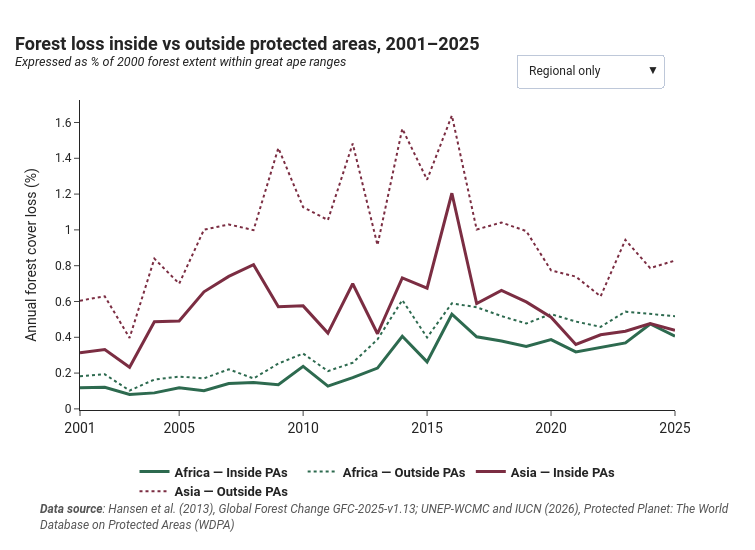

Write notebook code for a chart like this one.
### Code cell
# --- LINE FIGURE with country selector ---

ape_countries = ['Cameroon', 'Central African Republic', 'Democratic Republic of the Congo',
                  'Gabon', 'Nigeria', 'Republic of the Congo', 'Rwanda', 'Burundi',
                  'Tanzania', 'Uganda', 'Indonesia', 'Malaysia']

country_names = {
    'Democratic Republic of the Congo': 'DR Congo',
    'Republic of the Congo': 'Rep. of Congo',
    'Central African Republic': 'Central African Rep.'
}

# Load your country-level annual data (with corrected percentages)
country_annual = pd.read_csv(r"C:\Users\otmil\OneDrive - United Nations\Desktop\Career\Great Ape Conservation Project\pa_effectiveness_by_country_combined.csv")
country_annual = country_annual[country_annual['country'].isin(ape_countries)].copy()
country_annual['display_name'] = country_annual['country'].replace(country_names)

fig_line_pa = go.Figure()

# --- Regional traces (always visible, indices 0-3) ---
fig_line_pa.add_trace(go.Scatter(
    x=africa['year'], y=africa['loss_pct_inside_pa'],
    name='<b>Africa — Inside PAs</b>',
    mode='lines', line=dict(color='#2d6a4f', width=3),
    hovertemplate='<b>Africa — Inside PAs</b><br>%{y:.2f}%<extra></extra>',
    visible=True
))
fig_line_pa.add_trace(go.Scatter(
    x=africa['year'], y=africa['loss_pct_outside_pa'],
    name='<b>Africa — Outside PAs</b>',
    mode='lines', line=dict(color='#2d6a4f', width=2, dash='dot'),
    hovertemplate='<b>Africa — Outside PAs</b><br>%{y:.2f}%<extra></extra>',
    visible=True
))
fig_line_pa.add_trace(go.Scatter(
    x=asia['year'], y=asia['loss_pct_inside_pa'],
    name='<b>Asia — Inside PAs</b>',
    mode='lines', line=dict(color='#7b2d42', width=3),
    hovertemplate='<b>Asia — Inside PAs</b><br>%{y:.2f}%<extra></extra>',
    visible=True
))
fig_line_pa.add_trace(go.Scatter(
    x=asia['year'], y=asia['loss_pct_outside_pa'],
    name='<b>Asia — Outside PAs</b>',
    mode='lines', line=dict(color='#7b2d42', width=2, dash='dot'),
    hovertemplate='<b>Asia — Outside PAs</b><br>%{y:.2f}%<extra></extra>',
    visible=True
))

# --- Country traces (one pair per country, hidden by default) ---
country_trace_start = len(fig_line_pa.data)  # index 4, where country traces begin

for country in ape_countries:
    subset = country_annual[country_annual['country'] == country].sort_values('year')
    name = subset['display_name'].iloc[0]

    fig_line_pa.add_trace(go.Scatter(
        x=subset['year'], y=subset['loss_pct_inside_pa'],
        name=f'<b>{name} — Inside PAs</b>',
        mode='lines', line=dict(color='#4472C4', width=3),
        hovertemplate=f'<b>{name} — Inside PAs</b><br>%{{y:.2f}}%<extra></extra>',
        visible=False
    ))
    fig_line_pa.add_trace(go.Scatter(
        x=subset['year'], y=subset['loss_pct_outside_pa'],
        name=f'<b>{name} — Outside PAs</b>',
        mode='lines', line=dict(color='#4472C4', width=2, dash='dot'),
        hovertemplate=f'<b>{name} — Outside PAs</b><br>%{{y:.2f}}%<extra></extra>',
        visible=False
    ))

# --- Build dropdown buttons ---
total_traces = len(fig_line_pa.data)

def visibility_mask(selected_country_idx=None):
    """First 4 (regional) always visible; only the selected country's pair visible."""
    mask = [True, True, True, True] + [False] * (total_traces - 4)
    if selected_country_idx is not None:
        pair_start = country_trace_start + (selected_country_idx * 2)
        mask[pair_start] = True
        mask[pair_start + 1] = True
    return mask

buttons = [
    dict(
        label='Regional only',
        method='restyle',
        args=[{'visible': visibility_mask()}]
    )
]

for i, country in enumerate(ape_countries):
    name = country_names.get(country, country)
    buttons.append(dict(
        label=name,
        method='restyle',
        args=[{'visible': visibility_mask(i)}]
    ))

# --- Layout ---
fig_line_pa.update_layout(
    width=755,
    autosize=False,
    title=dict(
        text='<b>Forest loss inside vs outside protected areas, 2001–2025</b><br>'
             '<sup><i>Expressed as % of 2000 forest extent within great ape ranges</i></sup>',
        x=0.02
    ),
    yaxis=dict(title='Annual forest cover loss (%)', showgrid=False),
    xaxis=dict(
        tickfont=dict(size=14),
        tickmode='array',
        tickvals=[2001, 2005, 2010, 2015, 2020, 2025],
        showgrid=False
    ),
    hoverlabel=dict(bgcolor='white', bordercolor='#333333', font_size=13, align='left'),
    updatemenus=[dict(
        buttons=buttons,
        direction='down',
        x=0.98, y=1.15,
        xanchor='right',
        showactive=True
    )],
    **LAYOUT_SHARED
)
fig_line_pa.add_annotation(
    text="<b>Data source</b>: Hansen et al. (2013), Global Forest Change GFC-2025-v1.13; UNEP-WCMC and IUCN (2026), Protected Planet: The World <br>Database on Protected Areas (WDPA)",
    xref='paper', yref='paper',
    x=-0.07, y=-0.40,
    showarrow=False,
    font=dict(size=12, color='#555555', style='italic'),
    xanchor='left',
    align='left'
)

fig_line_pa.show()

### Figure 1 — Plotly figure (JSON) as saved in the notebook; plotly's stock layout.template omitted (floating-point values rounded to 4 significant figures)
{"data": [{"hovertemplate": "<b>Africa — Inside PAs</b><br>%{y:.2f}%<extra></extra>", "line": {"color": "#2d6a4f", "width": 3}, "mode": "lines", "name": "<b>Africa — Inside PAs</b>", "type": "scatter", "visible": true, "x": [2001, 2002, 2003, 2004, 2005, 2006, 2007, 2008, 2009, 2010, 2011, 2012, 2013, 2014, 2015, 2016, 2017, 2018, 2019, 2020, 2021, 2022, 2023, 2024, 2025], "y": [0.1183, 0.1212, 0.08037, 0.08942, 0.1177, 0.102, 0.1416, 0.1474, 0.1346, 0.2379, 0.127, 0.175, 0.2279, 0.4056, 0.2627, 0.5288, 0.4028, 0.3788, 0.3487, 0.3872, 0.3181, 0.3442, 0.3688, 0.4744, 0.4062]}, {"hovertemplate": "<b>Africa — Outside PAs</b><br>%{y:.2f}%<extra></extra>", "line": {"color": "#2d6a4f", "dash": "dot", "width": 2}, "mode": "lines", "name": "<b>Africa — Outside PAs</b>", "type": "scatter", "visible": true, "x": [2001, 2002, 2003, 2004, 2005, 2006, 2007, 2008, 2009, 2010, 2011, 2012, 2013, 2014, 2015, 2016, 2017, 2018, 2019, 2020, 2021, 2022, 2023, 2024, 2025], "y": [0.1829, 0.1932, 0.1025, 0.1638, 0.1804, 0.1704, 0.221, 0.17, 0.2531, 0.3092, 0.2112, 0.2576, 0.3878, 0.6075, 0.3988, 0.5898, 0.5677, 0.5185, 0.477, 0.5297, 0.4879, 0.4584, 0.5433, 0.5324, 0.5178]}, {"hovertemplate": "<b>Asia — Inside PAs</b><br>%{y:.2f}%<extra></extra>", "line": {"color": "#7b2d42", "width": 3}, "mode": "lines", "name": "<b>Asia — Inside PAs</b>", "type": "scatter", "visible": true, "x": [2001, 2002, 2003, 2004, 2005, 2006, 2007, 2008, 2009, 2010, 2011, 2012, 2013, 2014, 2015, 2016, 2017, 2018, 2019, 2020, 2021, 2022, 2023, 2024, 2025], "y": [0.3132, 0.3314, 0.2323, 0.4873, 0.4914, 0.6542, 0.7401, 0.8052, 0.5712, 0.5755, 0.4236, 0.6989, 0.4198, 0.7316, 0.6745, 1.205, 0.5883, 0.6623, 0.5977, 0.5118, 0.3597, 0.4142, 0.4336, 0.477, 0.4391]}, {"hovertemplate": "<b>Asia — Outside PAs</b><br>%{y:.2f}%<extra></extra>", "line": {"color": "#7b2d42", "dash": "dot", "width": 2}, "mode": "lines", "name": "<b>Asia — Outside PAs</b>", "type": "scatter", "visible": true, "x": [2001, 2002, 2003, 2004, 2005, 2006, 2007, 2008, 2009, 2010, 2011, 2012, 2013, 2014, 2015, 2016, 2017, 2018, 2019, 2020, 2021, 2022, 2023, 2024, 2025], "y": [0.6046, 0.6289, 0.3966, 0.8393, 0.6995, 1.001, 1.031, 0.9988, 1.457, 1.127, 1.055, 1.482, 0.915, 1.565, 1.28, 1.639, 1.002, 1.041, 0.9932, 0.774, 0.7389, 0.6284, 0.9442, 0.7868, 0.8287]}, {"hovertemplate": "<b>Cameroon — Inside PAs</b><br>%{y:.2f}%<extra></extra>", "line": {"color": "#4472C4", "width": 3}, "mode": "lines", "name": "<b>Cameroon — Inside PAs</b>", "type": "scatter", "visible": false, "x": [2001, 2002, 2003, 2004, 2005, 2006, 2007, 2008, 2009, 2010, 2011, 2012, 2013, 2014, 2015, 2016, 2017, 2018, 2019, 2020, 2021, 2022, 2023, 2024, 2025], "y": [0.01216, 0.007065, 0.005451, 0.006421, 0.00593, 0.008153, 0.01306, 0.005971, 0.01329, 0.02352, 0.00926, 0.01401, 0.03104, 0.06632, 0.01946, 0.03517, 0.04015, 0.03202, 0.03187, 0.03942, 0.03531, 0.02749, 0.03791, 0.03896, 0.04337]}, {"hovertemplate": "<b>Cameroon — Outside PAs</b><br>%{y:.2f}%<extra></extra>", "line": {"color": "#4472C4", "dash": "dot", "width": 2}, "mode": "lines", "name": "<b>Cameroon — Outside PAs</b>", "type": "scatter", "visible": false, "x": [2001, 2002, 2003, 2004, 2005, 2006, 2007, 2008, 2009, 2010, 2011, 2012, 2013, 2014, 2015, 2016, 2017, 2018, 2019, 2020, 2021, 2022, 2023, 2024, 2025], "y": [0.1175, 0.07736, 0.0876, 0.0642, 0.06743, 0.1006, 0.1215, 0.1148, 0.1148, 0.1197, 0.08674, 0.1461, 0.3109, 0.8114, 0.3151, 0.4792, 0.6484, 0.5124, 0.4583, 0.9336, 0.6283, 0.592, 0.683, 0.7153, 0.6966]}, {"hovertemplate": "<b>Central African Rep. — Inside PAs</b><br>%{y:.2f}%<extra></extra>", "line": {"color": "#4472C4", "width": 3}, "mode": "lines", "name": "<b>Central African Rep. — Inside PAs</b>", "type": "scatter", "visible": false, "x": [2001, 2002, 2003, 2004, 2005, 2006, 2007, 2008, 2009, 2010, 2011, 2012, 2013, 2014, 2015, 2016, 2017, 2018, 2019, 2020, 2021, 2022, 2023, 2024, 2025], "y": [0.03278, 0.01559, 0.005118, 0.005856, 0.01127, 0.03313, 0.01739, 0.01146, 0.0112, 0.06145, 0.01731, 0.02408, 0.02316, 0.03632, 0.01592, 0.07009, 0.07262, 0.02934, 0.0429, 0.06896, 0.05255, 0.03046, 0.03283, 0.06259, 0.04445]}, {"hovertemplate": "<b>Central African Rep. — Outside PAs</b><br>%{y:.2f}%<extra></extra>", "line": {"color": "#4472C4", "dash": "dot", "width": 2}, "mode": "lines", "name": "<b>Central African Rep. — Outside PAs</b>", "type": "scatter", "visible": false, "x": [2001, 2002, 2003, 2004, 2005, 2006, 2007, 2008, 2009, 2010, 2011, 2012, 2013, 2014, 2015, 2016, 2017, 2018, 2019, 2020, 2021, 2022, 2023, 2024, 2025], "y": [0.08024, 0.0706, 0.02045, 0.03739, 0.05096, 0.07937, 0.07754, 0.05758, 0.09432, 0.1064, 0.06616, 0.1069, 0.08491, 0.1163, 0.06633, 0.2189, 0.1491, 0.09097, 0.1395, 0.1519, 0.1963, 0.1433, 0.1249, 0.1534, 0.2255]}, {"hovertemplate": "<b>DR Congo — Inside PAs</b><br>%{y:.2f}%<extra></extra>", "line": {"color": "#4472C4", "width": 3}, "mode": "lines", "name": "<b>DR Congo — Inside PAs</b>", "type": "scatter", "visible": false, "x": [2001, 2002, 2003, 2004, 2005, 2006, 2007, 2008, 2009, 2010, 2011, 2012, 2013, 2014, 2015, 2016, 2017, 2018, 2019, 2020, 2021, 2022, 2023, 2024, 2025], "y": [0.09684, 0.07682, 0.05179, 0.06971, 0.0922, 0.07671, 0.08476, 0.0795, 0.1074, 0.1351, 0.08981, 0.1137, 0.2296, 0.2722, 0.184, 0.2741, 0.2515, 0.3025, 0.2639, 0.2686, 0.2655, 0.2649, 0.3162, 0.4247, 0.3351]}, {"hovertemplate": "<b>DR Congo — Outside PAs</b><br>%{y:.2f}%<extra></extra>", "line": {"color": "#4472C4", "dash": "dot", "width": 2}, "mode": "lines", "name": "<b>DR Congo — Outside PAs</b>", "type": "scatter", "visible": false, "x": [2001, 2002, 2003, 2004, 2005, 2006, 2007, 2008, 2009, 2010, 2011, 2012, 2013, 2014, 2015, 2016, 2017, 2018, 2019, 2020, 2021, 2022, 2023, 2024, 2025], "y": [0.2073, 0.2541, 0.1266, 0.1914, 0.2229, 0.203, 0.2712, 0.1806, 0.3318, 0.3312, 0.2459, 0.2802, 0.5346, 0.7752, 0.52, 0.7714, 0.7686, 0.7244, 0.692, 0.6881, 0.6212, 0.6283, 0.6949, 0.6874, 0.6222]}, {"hovertemplate": "<b>Gabon — Inside PAs</b><br>%{y:.2f}%<extra></extra>", "line": {"color": "#4472C4", "width": 3}, "mode": "lines", "name": "<b>Gabon — Inside PAs</b>", "type": "scatter", "visible": false, "x": [2001, 2002, 2003, 2004, 2005, 2006, 2007, 2008, 2009, 2010, 2011, 2012, 2013, 2014, 2015, 2016, 2017, 2018, 2019, 2020, 2021, 2022, 2023, 2024, 2025], "y": [0.02241, 0.06493, 0.05653, 0.04365, 0.04358, 0.09243, 0.03855, 0.04973, 0.03607, 0.02501, 0.05984, 0.03787, 0.1416, 0.1316, 0.05746, 0.0327, 0.1068, 0.09509, 0.08999, 0.06266, 0.03491, 0.07398, 0.05375, 0.05111, 0.04709]}, {"hovertemplate": "<b>Gabon — Outside PAs</b><br>%{y:.2f}%<extra></extra>", "line": {"color": "#4472C4", "dash": "dot", "width": 2}, "mode": "lines", "name": "<b>Gabon — Outside PAs</b>", "type": "scatter", "visible": false, "x": [2001, 2002, 2003, 2004, 2005, 2006, 2007, 2008, 2009, 2010, 2011, 2012, 2013, 2014, 2015, 2016, 2017, 2018, 2019, 2020, 2021, 2022, 2023, 2024, 2025], "y": [0.06344, 0.05327, 0.06904, 0.04199, 0.07517, 0.0678, 0.07313, 0.06709, 0.08516, 0.04376, 0.07153, 0.08104, 0.1756, 0.2057, 0.1049, 0.1552, 0.1644, 0.116, 0.1224, 0.09371, 0.08389, 0.1323, 0.08436, 0.1233, 0.1006]}, {"hovertemplate": "<b>Nigeria — Inside PAs</b><br>%{y:.2f}%<extra></extra>", "line": {"color": "#4472C4", "width": 3}, "mode": "lines", "name": "<b>Nigeria — Inside PAs</b>", "type": "scatter", "visible": false, "x": [2001, 2002, 2003, 2004, 2005, 2006, 2007, 2008, 2009, 2010, 2011, 2012, 2013, 2014, 2015, 2016, 2017, 2018, 2019, 2020, 2021, 2022, 2023, 2024, 2025], "y": [0.1619, 0.3526, 0.0513, 0.06663, 0.0793, 0.1358, 0.09572, 0.1784, 0.1578, 0.1969, 0.2518, 0.2601, 0.3142, 0.3921, 0.244, 0.4991, 0.7116, 0.7264, 0.4762, 0.5493, 0.597, 0.4844, 0.5539, 0.5685, 0.9139]}, {"hovertemplate": "<b>Nigeria — Outside PAs</b><br>%{y:.2f}%<extra></extra>", "line": {"color": "#4472C4", "dash": "dot", "width": 2}, "mode": "lines", "name": "<b>Nigeria — Outside PAs</b>", "type": "scatter", "visible": false, "x": [2001, 2002, 2003, 2004, 2005, 2006, 2007, 2008, 2009, 2010, 2011, 2012, 2013, 2014, 2015, 2016, 2017, 2018, 2019, 2020, 2021, 2022, 2023, 2024, 2025], "y": [0.06101, 0.1593, 0.08738, 0.1404, 0.0557, 0.231, 0.1078, 0.1224, 0.1001, 0.117, 0.3524, 0.09281, 0.2373, 0.497, 0.2164, 0.2993, 0.9632, 0.7096, 0.7429, 0.5904, 0.6936, 0.9324, 1.032, 0.9682, 1.166]}, {"hovertemplate": "<b>Rep. of Congo — Inside PAs</b><br>%{y:.2f}%<extra></extra>", "line": {"color": "#4472C4", "width": 3}, "mode": "lines", "name": "<b>Rep. of Congo — Inside PAs</b>", "type": "scatter", "visible": false, "x": [2001, 2002, 2003, 2004, 2005, 2006, 2007, 2008, 2009, 2010, 2011, 2012, 2013, 2014, 2015, 2016, 2017, 2018, 2019, 2020, 2021, 2022, 2023, 2024, 2025], "y": [0.04532, 0.02701, 0.04461, 0.01691, 0.03631, 0.04355, 0.04883, 0.0148, 0.01992, 0.1126, 0.03849, 0.06651, 0.06812, 0.09183, 0.04317, 0.1101, 0.07709, 0.0779, 0.07417, 0.08483, 0.05967, 0.08277, 0.05807, 0.3398, 0.1906]}, {"hovertemplate": "<b>Rep. of Congo — Outside PAs</b><br>%{y:.2f}%<extra></extra>", "line": {"color": "#4472C4", "dash": "dot", "width": 2}, "mode": "lines", "name": "<b>Rep. of Congo — Outside PAs</b>", "type": "scatter", "visible": false, "x": [2001, 2002, 2003, 2004, 2005, 2006, 2007, 2008, 2009, 2010, 2011, 2012, 2013, 2014, 2015, 2016, 2017, 2018, 2019, 2020, 2021, 2022, 2023, 2024, 2025], "y": [0.08165, 0.09148, 0.06765, 0.03262, 0.05281, 0.09524, 0.0926, 0.0553, 0.05742, 0.1367, 0.1153, 0.1071, 0.2138, 0.2652, 0.1629, 0.5037, 0.2279, 0.2177, 0.2589, 0.231, 0.1485, 0.2174, 0.1957, 0.32, 0.1687]}, {"hovertemplate": "<b>Rwanda — Inside PAs</b><br>%{y:.2f}%<extra></extra>", "line": {"color": "#4472C4", "width": 3}, "mode": "lines", "name": "<b>Rwanda — Inside PAs</b>", "type": "scatter", "visible": false, "x": [2001, 2002, 2003, 2004, 2005, 2006, 2007, 2008, 2009, 2010, 2011, 2012, 2013, 2014, 2015, 2016, 2017, 2018, 2019, 2020, 2021, 2022, 2023, 2024, 2025], "y": [0.03295, 0.0135, 0.05433, 0.01744, 0.01982, 0.04989, 0.02207, 0.04202, 0.02163, 0.04364, 0.02551, 0.01275, 0.08272, 0.1691, 0.05539, 0.08697, 0.04164, 0.1002, 0.03476, 0.3167, 0.1028, 0.02363, 0.04564, 0.09829, 0.08803]}, {"hovertemplate": "<b>Rwanda — Outside PAs</b><br>%{y:.2f}%<extra></extra>", "line": {"color": "#4472C4", "dash": "dot", "width": 2}, "mode": "lines", "name": "<b>Rwanda — Outside PAs</b>", "type": "scatter", "visible": false, "x": [2001, 2002, 2003, 2004, 2005, 2006, 2007, 2008, 2009, 2010, 2011, 2012, 2013, 2014, 2015, 2016, 2017, 2018, 2019, 2020, 2021, 2022, 2023, 2024, 2025], "y": [0.306, 0.1497, 0.2624, 0.3212, 0.1408, 0.07709, 0.2132, 0.2195, 0.2794, 0.2206, 0.1809, 0.1882, 0.8312, 1.028, 0.6405, 0.9387, 0.8026, 1.64, 0.9649, 1.178, 1.169, 0.8642, 1.243, 1.493, 1.413]}, {"hovertemplate": "<b>Burundi — Inside PAs</b><br>%{y:.2f}%<extra></extra>", "line": {"color": "#4472C4", "width": 3}, "mode": "lines", "name": "<b>Burundi — Inside PAs</b>", "type": "scatter", "visible": false, "x": [2001, 2002, 2003, 2004, 2005, 2006, 2007, 2008, 2009, 2010, 2011, 2012, 2013, 2014, 2015, 2016, 2017, 2018, 2019, 2020, 2021, 2022, 2023, 2024, 2025], "y": [0.1175, 0.04421, 0.1364, 0.02744, 0.06021, 0.03521, 0.08933, 0.1143, 0.05976, 0.1186, 0.04726, 0.0878, 0.1062, 0.2326, 0.2163, 0.2829, 0.1916, 0.3151, 0.2055, 0.2348, 0.148, 0.1791, 0.09786, 0.1375, 0.1736]}, {"hovertemplate": "<b>Burundi — Outside PAs</b><br>%{y:.2f}%<extra></extra>", "line": {"color": "#4472C4", "dash": "dot", "width": 2}, "mode": "lines", "name": "<b>Burundi — Outside PAs</b>", "type": "scatter", "visible": false, "x": [2001, 2002, 2003, 2004, 2005, 2006, 2007, 2008, 2009, 2010, 2011, 2012, 2013, 2014, 2015, 2016, 2017, 2018, 2019, 2020, 2021, 2022, 2023, 2024, 2025], "y": [0.1151, 0.09859, 0.1038, 0.07444, 0.09536, 0.03331, 0.1815, 0.2075, 0.1025, 0.1782, 0.1057, 0.0539, 0.1568, 0.1983, 0.2004, 0.2004, 0.2547, 0.3265, 0.2464, 0.2529, 0.3535, 0.1979, 0.2529, 0.2761, 0.3311]}, {"hovertemplate": "<b>Tanzania — Inside PAs</b><br>%{y:.2f}%<extra></extra>", "line": {"color": "#4472C4", "width": 3}, "mode": "lines", "name": "<b>Tanzania — Inside PAs</b>", "type": "scatter", "visible": false, "x": [2001, 2002, 2003, 2004, 2005, 2006, 2007, 2008, 2009, 2010, 2011, 2012, 2013, 2014, 2015, 2016, 2017, 2018, 2019, 2020, 2021, 2022, 2023, 2024, 2025], "y": [0.04407, 0.01457, 0.02132, 0.01777, 0.0307, 0.02086, 0.0361, 0.01509, 0.02074, 0.0295, 0.02846, 0.05027, 0.1116, 0.1433, 0.1723, 0.06368, 0.08728, 0.08971, 0.09749, 0.09909, 0.1657, 0.1285, 0.1712, 0.1583, 0.2679]}, {"hovertemplate": "<b>Tanzania — Outside PAs</b><br>%{y:.2f}%<extra></extra>", "line": {"color": "#4472C4", "dash": "dot", "width": 2}, "mode": "lines", "name": "<b>Tanzania — Outside PAs</b>", "type": "scatter", "visible": false, "x": [2001, 2002, 2003, 2004, 2005, 2006, 2007, 2008, 2009, 2010, 2011, 2012, 2013, 2014, 2015, 2016, 2017, 2018, 2019, 2020, 2021, 2022, 2023, 2024, 2025], "y": [0.07435, 0.04922, 0.03856, 0.05266, 0.08865, 0.0505, 0.1991, 0.1237, 0.1744, 0.103, 0.1221, 0.2867, 0.3205, 0.4273, 0.2214, 0.3848, 0.4979, 0.4803, 0.3565, 0.588, 0.4746, 0.3909, 0.9404, 0.7091, 0.7512]}, {"hovertemplate": "<b>Uganda — Inside PAs</b><br>%{y:.2f}%<extra></extra>", "line": {"color": "#4472C4", "width": 3}, "mode": "lines", "name": "<b>Uganda — Inside PAs</b>", "type": "scatter", "visible": false, "x": [2001, 2002, 2003, 2004, 2005, 2006, 2007, 2008, 2009, 2010, 2011, 2012, 2013, 2014, 2015, 2016, 2017, 2018, 2019, 2020, 2021, 2022, 2023, 2024, 2025], "y": [0.08136, 0.02151, 0.02404, 0.04899, 0.05468, 0.07015, 0.04791, 0.02896, 0.1075, 0.08093, 0.06213, 0.07195, 0.2979, 0.2464, 0.184, 0.1506, 0.2893, 0.205, 0.2228, 0.3089, 0.188, 0.1105, 0.1634, 0.1123, 0.1349]}, {"hovertemplate": "<b>Uganda — Outside PAs</b><br>%{y:.2f}%<extra></extra>", "line": {"color": "#4472C4", "dash": "dot", "width": 2}, "mode": "lines", "name": "<b>Uganda — Outside PAs</b>", "type": "scatter", "visible": false, "x": [2001, 2002, 2003, 2004, 2005, 2006, 2007, 2008, 2009, 2010, 2011, 2012, 2013, 2014, 2015, 2016, 2017, 2018, 2019, 2020, 2021, 2022, 2023, 2024, 2025], "y": [0.1803, 0.06027, 0.07012, 0.1898, 0.2228, 0.1375, 0.137, 0.0913, 0.2727, 0.1189, 0.09138, 0.1464, 0.5632, 0.4249, 0.3201, 0.4576, 0.6717, 0.8725, 0.6741, 0.8468, 0.7007, 0.7387, 0.9291, 0.9222, 1.022]}, {"hovertemplate": "<b>Indonesia — Inside PAs</b><br>%{y:.2f}%<extra></extra>", "line": {"color": "#4472C4", "width": 3}, "mode": "lines", "name": "<b>Indonesia — Inside PAs</b>", "type": "scatter", "visible": false, "x": [2001, 2002, 2003, 2004, 2005, 2006, 2007, 2008, 2009, 2010, 2011, 2012, 2013, 2014, 2015, 2016, 2017, 2018, 2019, 2020, 2021, 2022, 2023, 2024, 2025], "y": [0.08074, 0.2811, 0.6893, 0.1963, 0.1427, 0.1689, 0.9627, 0.127, 0.204, 0.06045, 0.131, 0.2483, 0.06865, 0.2332, 0.5444, 3.718, 0.1225, 0.08848, 0.1648, 0.08974, 0.04633, 0.07452, 0.1303, 0.07087, 0.1093]}, {"hovertemplate": "<b>Indonesia — Outside PAs</b><br>%{y:.2f}%<extra></extra>", "line": {"color": "#4472C4", "dash": "dot", "width": 2}, "mode": "lines", "name": "<b>Indonesia — Outside PAs</b>", "type": "scatter", "visible": false, "x": [2001, 2002, 2003, 2004, 2005, 2006, 2007, 2008, 2009, 2010, 2011, 2012, 2013, 2014, 2015, 2016, 2017, 2018, 2019, 2020, 2021, 2022, 2023, 2024, 2025], "y": [0.3684, 0.4807, 0.5665, 0.7055, 0.5914, 0.9343, 1.36, 1.076, 1.319, 0.902, 0.9804, 1.566, 0.8454, 1.378, 1.504, 2.713, 0.8266, 0.788, 0.8245, 0.6633, 0.4295, 0.5762, 1.054, 0.892, 0.7257]}, {"hovertemplate": "<b>Malaysia — Inside PAs</b><br>%{y:.2f}%<extra></extra>", "line": {"color": "#4472C4", "width": 3}, "mode": "lines", "name": "<b>Malaysia — Inside PAs</b>", "type": "scatter", "visible": false, "x": [2001, 2002, 2003, 2004, 2005, 2006, 2007, 2008, 2009, 2010, 2011, 2012, 2013, 2014, 2015, 2016, 2017, 2018, 2019, 2020, 2021, 2022, 2023, 2024, 2025], "y": [0.06576, 0.08118, 0.04773, 0.1658, 0.08787, 0.07098, 0.0529, 0.07566, 0.04016, 0.08947, 0.04854, 0.1018, 0.04172, 0.1035, 0.1732, 0.1946, 0.05305, 0.0385, 0.05329, 0.04775, 0.03803, 0.03944, 0.04097, 0.09102, 0.05751]}, {"hovertemplate": "<b>Malaysia — Outside PAs</b><br>%{y:.2f}%<extra></extra>", "line": {"color": "#4472C4", "dash": "dot", "width": 2}, "mode": "lines", "name": "<b>Malaysia — Outside PAs</b>", "type": "scatter", "visible": false, "x": [2001, 2002, 2003, 2004, 2005, 2006, 2007, 2008, 2009, 2010, 2011, 2012, 2013, 2014, 2015, 2016, 2017, 2018, 2019, 2020, 2021, 2022, 2023, 2024, 2025], "y": [0.9341, 0.8628, 0.5003, 1.416, 1.182, 1.479, 1.069, 1.438, 1.67, 1.764, 1.049, 1.527, 0.8751, 1.903, 1.525, 1.718, 1.43, 1.394, 1.402, 1.072, 1.031, 1.062, 1.294, 1.113, 1.026]}], "layout": {"annotations": [{"align": "left", "font": {"color": "#555555", "size": 12, "style": "italic"}, "showarrow": false, "text": "<b>Data source</b>: Hansen et al. (2013), Global Forest Change GFC-2025-v1.13; UNEP-WCMC and IUCN (2026), Protected Planet: The World <br>Database on Protected Areas (WDPA)", "x": -0.07, "xanchor": "left", "xref": "paper", "y": -0.4, "yref": "paper"}], "autosize": false, "font": {"family": "Roboto"}, "height": 550, "hoverlabel": {"align": "left", "bgcolor": "white", "bordercolor": "#333333", "font": {"size": 13}}, "hovermode": "closest", "legend": {"font": {"size": 13}, "orientation": "h", "x": 0.5, "xanchor": "center", "y": -0.15}, "margin": {"b": 140, "t": 100}, "modebar": {"remove": ["pan2d", "select2d", "lasso2d", "zoom2d"]}, "title": {"font": {"size": 18}, "text": "<b>Forest loss inside vs outside protected areas, 2001–2025</b><br><sup><i>Expressed as % of 2000 forest extent within great ape ranges</i></sup>", "x": 0.02}, "updatemenus": [{"buttons": [{"args": [{"visible": [true, true, true, true, false, false, false, false, false, false, false, false, false, false, false, false, false, false, false, false, false, false, false, false, false, false, false, false]}], "label": "Regional only", "method": "restyle"}, {"args": [{"visible": [true, true, true, true, true, true, false, false, false, false, false, false, false, false, false, false, false, false, false, false, false, false, false, false, false, false, false, false]}], "label": "Cameroon", "method": "restyle"}, {"args": [{"visible": [true, true, true, true, false, false, true, true, false, false, false, false, false, false, false, false, false, false, false, false, false, false, false, false, false, false, false, false]}], "label": "Central African Rep.", "method": "restyle"}, {"args": [{"visible": [true, true, true, true, false, false, false, false, true, true, false, false, false, false, false, false, false, false, false, false, false, false, false, false, false, false, false, false]}], "label": "DR Congo", "method": "restyle"}, {"args": [{"visible": [true, true, true, true, false, false, false, false, false, false, true, true, false, false, false, false, false, false, false, false, false, false, false, false, false, false, false, false]}], "label": "Gabon", "method": "restyle"}, {"args": [{"visible": [true, true, true, true, false, false, false, false, false, false, false, false, true, true, false, false, false, false, false, false, false, false, false, false, false, false, false, false]}], "label": "Nigeria", "method": "restyle"}, {"args": [{"visible": [true, true, true, true, false, false, false, false, false, false, false, false, false, false, true, true, false, false, false, false, false, false, false, false, false, false, false, false]}], "label": "Rep. of Congo", "method": "restyle"}, {"args": [{"visible": [true, true, true, true, false, false, false, false, false, false, false, false, false, false, false, false, true, true, false, false, false, false, false, false, false, false, false, false]}], "label": "Rwanda", "method": "restyle"}, {"args": [{"visible": [true, true, true, true, false, false, false, false, false, false, false, false, false, false, false, false, false, false, true, true, false, false, false, false, false, false, false, false]}], "label": "Burundi", "method": "restyle"}, {"args": [{"visible": [true, true, true, true, false, false, false, false, false, false, false, false, false, false, false, false, false, false, false, false, true, true, false, false, false, false, false, false]}], "label": "Tanzania", "method": "restyle"}, {"args": [{"visible": [true, true, true, true, false, false, false, false, false, false, false, false, false, false, false, false, false, false, false, false, false, false, true, true, false, false, false, false]}], "label": "Uganda", "method": "restyle"}, {"args": [{"visible": [true, true, true, true, false, false, false, false, false, false, false, false, false, false, false, false, false, false, false, false, false, false, false, false, true, true, false, false]}], "label": "Indonesia", "method": "restyle"}, {"args": [{"visible": [true, true, true, true, false, false, false, false, false, false, false, false, false, false, false, false, false, false, false, false, false, false, false, false, false, false, true, true]}], "label": "Malaysia", "method": "restyle"}], "direction": "down", "showactive": true, "x": 0.98, "xanchor": "right", "y": 1.15}], "width": 755, "xaxis": {"showgrid": false, "tickfont": {"size": 14}, "tickmode": "array", "tickvals": [2001, 2005, 2010, 2015, 2020, 2025]}, "yaxis": {"showgrid": false, "title": {"text": "Annual forest cover loss (%)"}}}}
